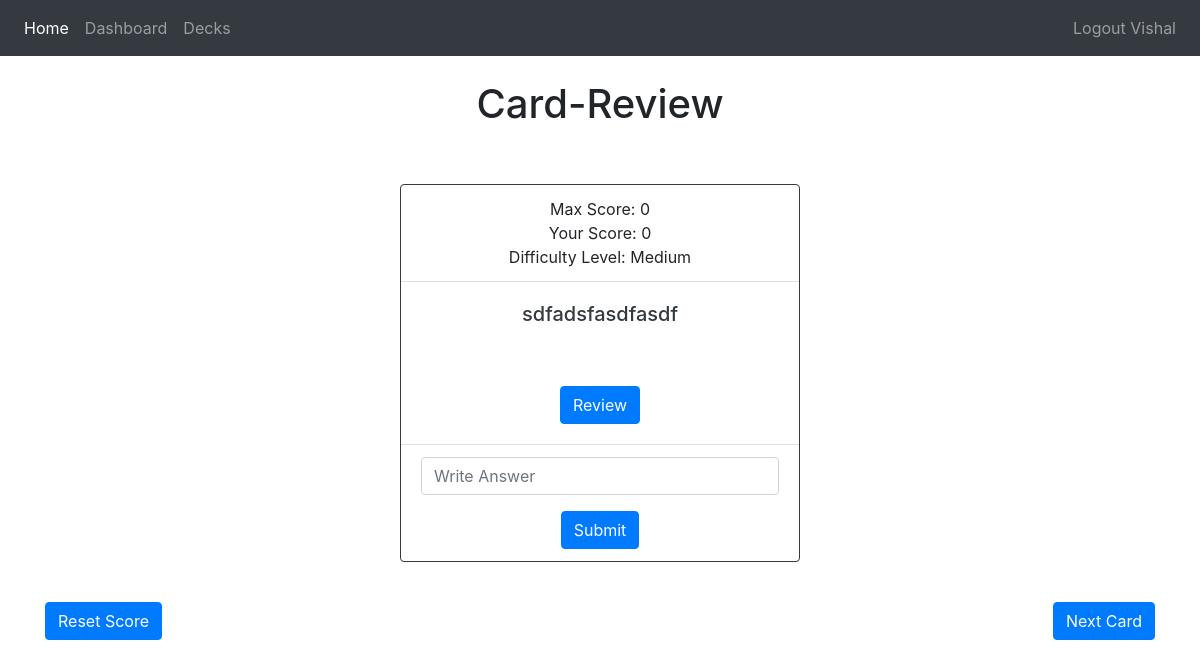
/decks/1/review/8 (signed in), run on the app's committed database.
### flashapp/database/models.py (models this page shows)
class User(db.Model, UserMixin):
    id = db.Column(db.Integer, primary_key=True)
    email = db.Column(db.String(150), unique=True)
    password = db.Column(db.String(150))
    first_name = db.Column(db.String(150))
    decks = db.relationship('Deck')
    crt_dt = db.Column(db.DateTime(timezone=True), default=func.now())
    updt_dt = db.Column(db.DateTime(timezone=True), default=func.now())

class Card(db.Model):
    card_id = db.Column(db.Integer, primary_key=True)
    deck_id = db.Column(db.Integer, db.ForeignKey('deck.deck_id'))
    card_ques = db.Column(db.String(1500), nullable=False)
    card_ans = db.Column(db.String(1500), nullable=False)
    diff_level = db.Column(db.String(10), nullable=False)
    score = db.Column(db.Integer, default=0)
    crt_dt = db.Column(db.DateTime(timezone=True), default=func.now())
    updt_dt = db.Column(db.DateTime(timezone=True), default=func.now())

### flashapp/controller.py (the view, shortened to what this page needs)
@views.route('/decks/<deck_id>/review/<card_id>', methods=['GET', 'POST'])
@login_required
def deck_review(deck_id, card_id):
    deck = Deck.query.filter_by(deck_id=deck_id).first()
    card = Card.query.filter_by(card_id=card_id).first()
    next_card = choose_next_card(deck, card)
    return render_template("review.html", user=current_user, deck=deck, card=card, next_card=next_card)

### flashapp/app.py (called while the page is built)
def create_app():
    app = Flask(__name__)
    app.config['SECRET_KEY'] = 'klfaslkdfj'
    app.config['SQLALCHEMY_DATABASE_URI'] = f'sqlite:///{DB_NAME}'
    db.init_app(app)
    app.register_blueprint(views, url_prefix='/')
    app.register_blueprint(auth, url_prefix='/')
    create_database(app)
    login_manager = LoginManager()
    login_manager.login_view = 'views.login'
    login_manager.init_app(app)
    @login_manager.user_loader
    def load_user(id):
        return User.query.get(int(id))
    return app

### flashapp/templates/review.html (shortened to what this page needs)
{% extends "base.html" %} {% block title %}Card-Review{% endblock %} {% block content
%}<h1 align="center">Card-Review</h1>
    <div class="center">
    <br/><br/>
   <div class="card mb-3 text-center border-dark mx-auto" style="max-width: 25rem;">
  <div class="card-header bg-transparent">
      Max Score: {{ card.score }}
      <br/>Your Score: {{ card.score }}
      <br/>Difficulty Level: {{ card.diff_level }}
      </div>
  <div class="card-body text-dark">
    <h5 class="card-title">{{ card.card_ques }}</h5>
      <br/>
    <br/>
      <div class="text-center"><button type="button" class="btn btn-primary" onclick="myFunction()">Review</button></div>
  </div>
  <div class="card-footer bg-transparent">
<form method="POST">
  <div class="form-group">
    <input
      type="text"
      class="form-control"
      id="answer"
      name="answer"
      placeholder="Write Answer"
    />
  </div>
  <button type="submit" class="btn btn-primary">Submit</button>
</form>
  </div>
</div>
    <br/>
    {% if next_card!=NONE %}
    <a class="btn btn-primary float-right" href="/decks/{{ deck.deck_id }}/review/{{ next_card.card_id }}" role="button">Next Card</a>
        {% else %}
        <button type="button" class="btn btn-primary float-right" disabled>Next Card</button>
    {% endif %}
    <button type="button" class="btn btn-primary" data-toggle="modal" data-target="#exampleModalCenter2">
  Reset Score
</button>
    </div>
{% endblock %}

### flashapp/templates/base.html (shortened to what this page needs)
<!DOCTYPE html>
<html>
  <head>
    <link rel=stylesheet type=text/css href="{{ url_for('static', filename='style.css') }}"/>
    <link
      rel="stylesheet"
      href="https://stackpath.bootstrapcdn.com/bootstrap/4.4.1/css/bootstrap.min.css"
    />
    <link
      rel="stylesheet"
      href="https://stackpath.bootstrapcdn.com/font-awesome/4.7.0/css/font-awesome.min.css"
    />
  </head>
  <body>
    <nav class="navbar navbar-expand-lg navbar-dark bg-dark">
      <div class="collapse navbar-collapse" id="navbar">
        <ul class="navbar-nav mr-auto">
            <li class="nav-item active">
                <a class="nav-link" href="/">Home <span class="sr-only">(current)</span></a>
            </li>
            <li class="nav-item">
                {% if user.is_authenticated %}
                <a class="nav-link" href="/dashboard">Dashboard</a>
                {% endif %}
            </li>
            <li class="nav-item">
                {% if user.is_authenticated %}
                <a class="nav-link" href="/decks">Decks</a>
                {% endif %}
            </li>
        </ul>
          <ul class="navbar-nav">
              <li class="nav-item">
                  {% if user.is_authenticated %}
                  <a class="nav-link" id="logout" href="/logout">Logout {{ user.first_name }}</a>
                  {% endif %}
              </li>
          </ul>
      </div>
    </nav>
    <div class="container">{% block content %} {% endblock %}</div>
  </body>
</html>

### flashapp/static/style.css (style rules this page uses)
.float-right { max-width: 50%; height: auto; }
.center { margin: auto; }

### data on the page
User: first_name "Vishal"
Card: score "0", diff_level "Medium", card_ques "sdfadsfasdfasdf"
